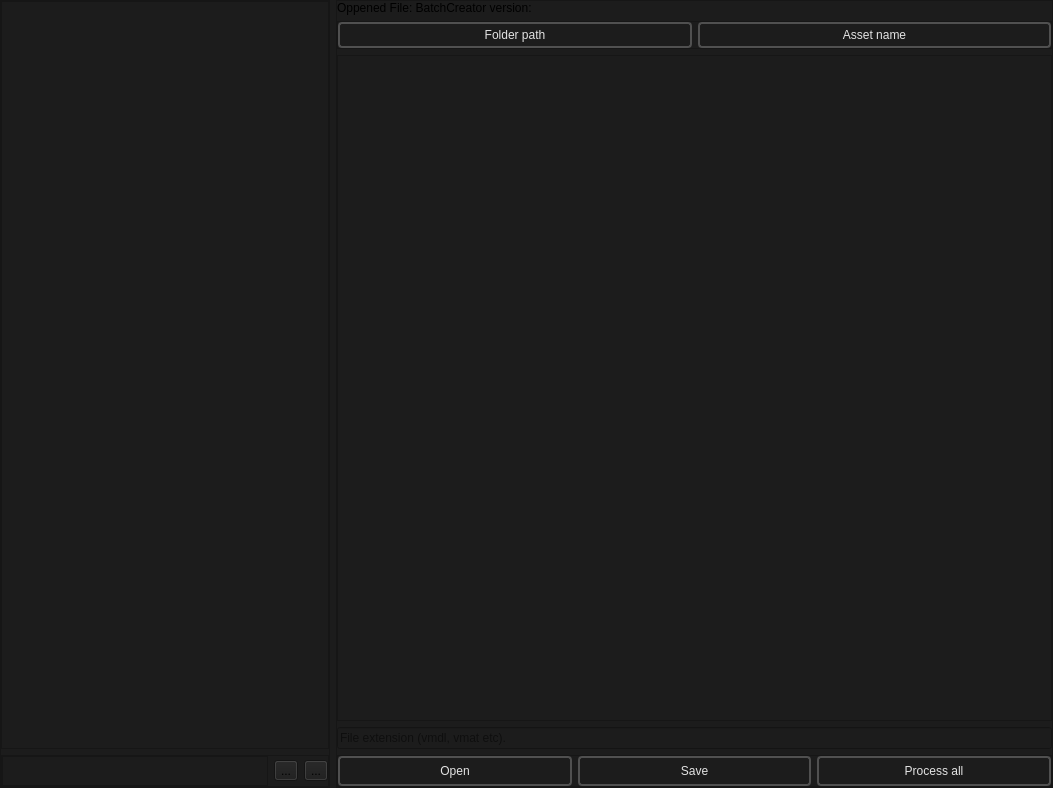
<?xml version="1.0" encoding="UTF-8"?>
<ui version="4.0">
 <class>BatchCreator_MainWindow</class>
 <widget class="QMainWindow" name="BatchCreator_MainWindow">
  <property name="geometry">
   <rect>
    <x>0</x>
    <y>0</y>
    <width>1053</width>
    <height>788</height>
   </rect>
  </property>
  <property name="windowTitle">
   <string>MainWindow</string>
  </property>
  <property name="styleSheet">
   <string notr="true">background-color: #1C1C1C;</string>
  </property>
  <widget class="QWidget" name="centralwidget">
   <layout class="QHBoxLayout" name="horizontalLayout">
    <property name="leftMargin">
     <number>0</number>
    </property>
    <property name="topMargin">
     <number>0</number>
    </property>
    <property name="rightMargin">
     <number>0</number>
    </property>
    <property name="bottomMargin">
     <number>0</number>
    </property>
    <item>
     <widget class="QFrame" name="frame_2">
      <property name="maximumSize">
       <size>
        <width>330</width>
        <height>16777215</height>
       </size>
      </property>
      <property name="frameShape">
       <enum>QFrame::StyledPanel</enum>
      </property>
      <property name="frameShadow">
       <enum>QFrame::Raised</enum>
      </property>
      <layout class="QVBoxLayout" name="verticalLayout_2">
       <property name="leftMargin">
        <number>0</number>
       </property>
       <property name="topMargin">
        <number>0</number>
       </property>
       <property name="rightMargin">
        <number>0</number>
       </property>
       <property name="bottomMargin">
        <number>0</number>
       </property>
       <item>
        <widget class="QTreeView" name="MiniWindows_explorer">
         <property name="maximumSize">
          <size>
           <width>16777215</width>
           <height>16777215</height>
          </size>
         </property>
        </widget>
       </item>
       <item>
        <widget class="QFrame" name="frame_3">
         <property name="maximumSize">
          <size>
           <width>16777215</width>
           <height>32</height>
          </size>
         </property>
         <property name="frameShape">
          <enum>QFrame::StyledPanel</enum>
         </property>
         <property name="frameShadow">
          <enum>QFrame::Raised</enum>
         </property>
         <layout class="QHBoxLayout" name="horizontalLayout_2">
          <property name="leftMargin">
           <number>0</number>
          </property>
          <property name="topMargin">
           <number>0</number>
          </property>
          <property name="rightMargin">
           <number>0</number>
          </property>
          <property name="bottomMargin">
           <number>0</number>
          </property>
          <item>
           <widget class="QTextEdit" name="Status_Line_Qedit"/>
          </item>
          <item>
           <widget class="QToolButton" name="Copy_from_status_line_toolButton">
            <property name="text">
             <string>...</string>
            </property>
            <property name="icon">
             <iconset resource="../resources.qrc">
              <normaloff>:/icons/file_copy_24dp_9D9D9D_FILL0_wght400_GRAD0_opsz24.svg</normaloff>:/icons/file_copy_24dp_9D9D9D_FILL0_wght400_GRAD0_opsz24.svg</iconset>
            </property>
            <property name="iconSize">
             <size>
              <width>20</width>
              <height>20</height>
             </size>
            </property>
           </widget>
          </item>
          <item>
           <widget class="QToolButton" name="file_initialize_button">
            <property name="text">
             <string>...</string>
            </property>
            <property name="icon">
             <iconset resource="../resources.qrc">
              <normaloff>:/icons/add_circle_24dp_9D9D9D_FILL0_wght400_GRAD0_opsz24.svg</normaloff>:/icons/add_circle_24dp_9D9D9D_FILL0_wght400_GRAD0_opsz24.svg</iconset>
            </property>
            <property name="iconSize">
             <size>
              <width>20</width>
              <height>20</height>
             </size>
            </property>
           </widget>
          </item>
         </layout>
        </widget>
       </item>
      </layout>
     </widget>
    </item>
    <item>
     <widget class="QFrame" name="frame">
      <property name="frameShape">
       <enum>QFrame::StyledPanel</enum>
      </property>
      <property name="frameShadow">
       <enum>QFrame::Raised</enum>
      </property>
      <layout class="QVBoxLayout" name="verticalLayout">
       <property name="leftMargin">
        <number>0</number>
       </property>
       <property name="topMargin">
        <number>0</number>
       </property>
       <property name="rightMargin">
        <number>0</number>
       </property>
       <property name="bottomMargin">
        <number>0</number>
       </property>
       <item>
        <widget class="QLabel" name="status_label">
         <property name="text">
          <string>Oppened File: BatchCreator version:</string>
         </property>
        </widget>
       </item>
       <item>
        <widget class="QFrame" name="frame_4">
         <property name="frameShape">
          <enum>QFrame::StyledPanel</enum>
         </property>
         <property name="frameShadow">
          <enum>QFrame::Raised</enum>
         </property>
         <layout class="QHBoxLayout" name="horizontalLayout_3">
          <property name="leftMargin">
           <number>0</number>
          </property>
          <property name="topMargin">
           <number>0</number>
          </property>
          <property name="rightMargin">
           <number>0</number>
          </property>
          <property name="bottomMargin">
           <number>0</number>
          </property>
          <item>
           <widget class="QLabel" name="folder_path_template">
            <property name="styleSheet">
             <string notr="true">
    /* QPushButton default and hover styles */
    QLabel {

        font: 600 10pt &quot;Segoe UI&quot;;
	

        border: 2px solid black;
        border-radius: 4px;
        border-color: rgba(80, 80, 80, 255);
        padding-top: 4px;
        padding-bottom:4px;
        padding-left: 4px;
        padding-right: 4px;
        color: #E3E3E3;
        background-color: #1C1C1C;
    }
    QLabel:hover {
        background-color: #414956;
        color: white;
    }</string>
            </property>
            <property name="text">
             <string>Folder path</string>
            </property>
            <property name="alignment">
             <set>Qt::AlignCenter</set>
            </property>
           </widget>
          </item>
          <item>
           <widget class="QLabel" name="assets_name_template">
            <property name="styleSheet">
             <string notr="true">
    /* QPushButton default and hover styles */
    QLabel {

        font: 600 10pt &quot;Segoe UI&quot;;
	

        border: 2px solid black;
        border-radius: 4px;
        border-color: rgba(80, 80, 80, 255);
        padding-top: 4px;
        padding-bottom:4px;
        padding-left: 4px;
        padding-right: 4px;
        color: #E3E3E3;
        background-color: #1C1C1C;
    }
    QLabel:hover {
        background-color: #414956;
        color: white;
    }</string>
            </property>
            <property name="text">
             <string>Asset name</string>
            </property>
            <property name="alignment">
             <set>Qt::AlignCenter</set>
            </property>
           </widget>
          </item>
         </layout>
        </widget>
       </item>
       <item>
        <widget class="QPlainTextEdit" name="kv3_QplainTextEdit">
         <property name="styleSheet">
          <string notr="true"/>
         </property>
         <property name="plainText">
          <string/>
         </property>
         <property name="placeholderText">
          <string>Content</string>
         </property>
        </widget>
       </item>
       <item>
        <widget class="QLineEdit" name="extension_lineEdit">
         <property name="placeholderText">
          <string>File extension (vmdl, vmat etc).</string>
         </property>
        </widget>
       </item>
       <item>
        <widget class="QFrame" name="frame_5">
         <property name="frameShape">
          <enum>QFrame::StyledPanel</enum>
         </property>
         <property name="frameShadow">
          <enum>QFrame::Raised</enum>
         </property>
         <layout class="QHBoxLayout" name="horizontalLayout_4">
          <property name="leftMargin">
           <number>0</number>
          </property>
          <property name="topMargin">
           <number>0</number>
          </property>
          <property name="rightMargin">
           <number>0</number>
          </property>
          <property name="bottomMargin">
           <number>0</number>
          </property>
          <item>
           <widget class="QPushButton" name="open_button">
            <property name="minimumSize">
             <size>
              <width>0</width>
              <height>18</height>
             </size>
            </property>
            <property name="styleSheet">
             <string notr="true">
    /* QPushButton default and hover styles */
    QPushButton {

        font: 600 10pt &quot;Segoe UI&quot;;
	

        border: 2px solid black;
        border-radius: 4px;
        border-color: rgba(80, 80, 80, 255);
        height:22px;
        padding-top: 2px;
        padding-bottom:2px;
        padding-left: 4px;
        padding-right: 4px;
        color: #E3E3E3;
        background-color: #1C1C1C;
    }
    QPushButton:hover {
        background-color: #414956;
        color: white;
    }
    QPushButton:pressed {
        background-color: red;
        background-color: #1C1C1C;
        margin: 1 px;
        margin-left: 2px;
        margin-right: 2px;

    }</string>
            </property>
            <property name="text">
             <string>Open</string>
            </property>
            <property name="icon">
             <iconset resource="../resources.qrc">
              <normaloff>:/icons/file_open_16dp_9D9D9D_FILL0_wght400_GRAD0_opsz20.svg</normaloff>:/icons/file_open_16dp_9D9D9D_FILL0_wght400_GRAD0_opsz20.svg</iconset>
            </property>
            <property name="iconSize">
             <size>
              <width>20</width>
              <height>20</height>
             </size>
            </property>
           </widget>
          </item>
          <item>
           <widget class="QPushButton" name="save_button">
            <property name="minimumSize">
             <size>
              <width>0</width>
              <height>18</height>
             </size>
            </property>
            <property name="styleSheet">
             <string notr="true">
    /* QPushButton default and hover styles */
    QPushButton {

        font: 600 10pt &quot;Segoe UI&quot;;
	

        border: 2px solid black;
        border-radius: 4px;
        border-color: rgba(80, 80, 80, 255);
        height:22px;
        padding-top: 2px;
        padding-bottom:2px;
        padding-left: 4px;
        padding-right: 4px;
        color: #E3E3E3;
        background-color: #1C1C1C;
    }
    QPushButton:hover {
        background-color: #414956;
        color: white;
    }
    QPushButton:pressed {
        background-color: red;
        background-color: #1C1C1C;
        margin: 1 px;
        margin-left: 2px;
        margin-right: 2px;

    }</string>
            </property>
            <property name="text">
             <string>Save</string>
            </property>
            <property name="icon">
             <iconset resource="../resources.qrc">
              <normaloff>:/icons/save_16dp_9D9D9D_FILL0_wght400_GRAD0_opsz20.svg</normaloff>:/icons/save_16dp_9D9D9D_FILL0_wght400_GRAD0_opsz20.svg</iconset>
            </property>
            <property name="iconSize">
             <size>
              <width>20</width>
              <height>20</height>
             </size>
            </property>
           </widget>
          </item>
          <item>
           <widget class="QPushButton" name="process_all_button">
            <property name="minimumSize">
             <size>
              <width>0</width>
              <height>18</height>
             </size>
            </property>
            <property name="styleSheet">
             <string notr="true">
    /* QPushButton default and hover styles */
    QPushButton {

        font: 600 10pt &quot;Segoe UI&quot;;
	

        border: 2px solid black;
        border-radius: 4px;
        border-color: rgba(80, 80, 80, 255);
        height:22px;
        padding-top: 2px;
        padding-bottom:2px;
        padding-left: 4px;
        padding-right: 4px;
        color: #E3E3E3;
        background-color: #1C1C1C;
    }
    QPushButton:hover {
        background-color: #414956;
        color: white;
    }
    QPushButton:pressed {
        background-color: red;
        background-color: #1C1C1C;
        margin: 1 px;
        margin-left: 2px;
        margin-right: 2px;

    }</string>
            </property>
            <property name="text">
             <string>Process all</string>
            </property>
            <property name="icon">
             <iconset resource="../resources.qrc">
              <normaloff>:/icons/tab_move_24dp_9D9D9D_FILL0_wght400_GRAD0_opsz24.svg</normaloff>:/icons/tab_move_24dp_9D9D9D_FILL0_wght400_GRAD0_opsz24.svg</iconset>
            </property>
            <property name="iconSize">
             <size>
              <width>20</width>
              <height>20</height>
             </size>
            </property>
           </widget>
          </item>
         </layout>
        </widget>
       </item>
      </layout>
     </widget>
    </item>
   </layout>
  </widget>
 </widget>
 <resources>
  <include location="../resources.qrc"/>
 </resources>
 <connections/>
</ui>
